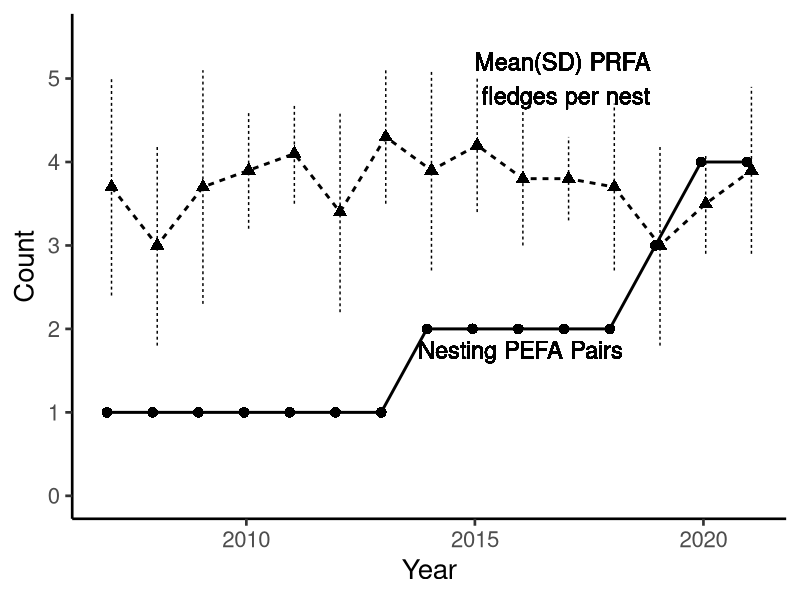

Generate this figure with R:
# Part8_ChicksPerNest
library(readr)
library(tidyverse)

ChicksPerNest <- read_csv('Data/ChickPerNest.csv') 
View(ChicksPerNest)

unique (ChicksPerNest$Variable)
ChicksPerNest <- ChicksPerNest %>% filter(Variable != "PEFAChicksPerNest")


p.fledge <- ggplot(ChicksPerNest, aes(Year, Value, 
                                      #color = Variable, 
                                      linetype = Variable,
                                      shape = Variable)) +
  geom_pointrange(aes(ymin=Value-SD, ymax = Value+SD), position = position_dodge(width = 0.2), size = 0.75) +
  geom_line(aes(linetype=Variable), size = 1, position = position_dodge(width = 0.2)) +
  theme_classic(base_size = 20) +
  ylab("Count") +
  theme(legend.position = "none") +
  geom_text(x=2016, y=1.75, label="Nesting PEFA Pairs", 
            #color = "#F8766D", 
            size = 6) +
  geom_text(x=2017, y=5, label="Mean(SD) PRFA \nfledges per nest", 
            #color = "#00BFC4", 
            size = 6) +
  scale_y_continuous(limits = c(0, 5.5), breaks = c(seq(0,5,by = 1)))
  
p.fledge

